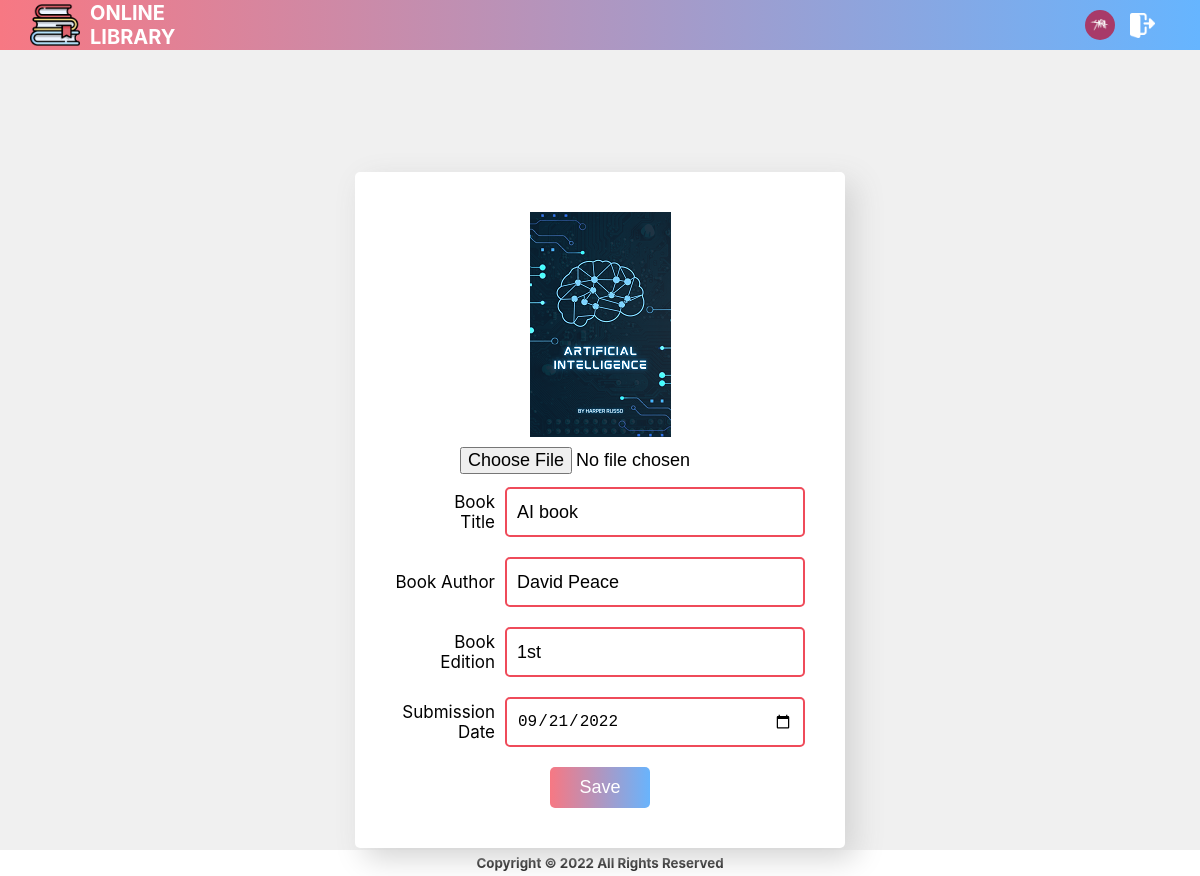
The page /edit.php?no=3 (signed in) on the database its author committed.
### tables this page shows
CREATE TABLE `users` (
  `id` int(11) NOT NULL,
  `name` varchar(200) NOT NULL,
  `email` varchar(255) DEFAULT NULL,
  `password` varchar(100) NOT NULL,
  `admin` tinyint(4) DEFAULT NULL,
  `avatar` varchar(255) DEFAULT 'undefined.jpg'
);

CREATE TABLE `books` (
  `no` int(11) NOT NULL,
  `title` varchar(255) DEFAULT NULL,
  `author` varchar(255) DEFAULT NULL,
  `edition` varchar(200) DEFAULT NULL,
  `submission_date` datetime DEFAULT current_timestamp(),
  `photo` varchar(255) DEFAULT NULL
);

### edit.php (the view, shortened to what this page needs)
<?php
    $conn = mysqli_connect('localhost', 'root', '', 'lib');
    $id  = filter_var($_SESSION['id']);;
    $q = "select * from users where id = ".$id." limit 1";
    $res = mysqli_query($conn, $q);
    $rowUser = mysqli_fetch_assoc($res);
    $no = filter_input(INPUT_GET, 'no', FILTER_SANITIZE_NUMBER_INT);
    $q = "select * from books where no = $no limit 1";
    $res = mysqli_query($conn, $q);
    $row = mysqli_fetch_assoc($res);
?>
<!DOCTYPE html>
<html lang="en">
<head>
    <link rel="stylesheet" href="css/layout.css">
    <link rel="stylesheet" href="css/form.css">
    <link rel="stylesheet" href="css/edit.css">
</head>
    <body>
        <header>
            <div class="logo-section">
                    <img class="logo"src="imgs/logo.png">
                    <span><a class="header-name" href="home.php">Online<br> Library</a></span>
            </div>
            <div class="upper-right-btns">
                <a class="profile" href="profileCard.php?id=<?=$rowUser['id']?>"><img class="profile-img"src="imgs/users/<?=$rowUser['avatar']?>"></a>
                <a class="logout" href="logout.php"><img alt="Logout" src="imgs/logout.png"></a>
            </div>
        </header>
        <div class="bg">
            <div class="card">
                <form method="post" enctype="multipart/form-data">
                        <img class="cover" src="<?=$row['photo']?>">
                        <div class="field">
                            <input type="file" name="cover"  value="<?=isset($row['photo'])?$row['photo'] : ''?>">
                        </div>
                        <div class="field">
                            <label for="title" >Book <br> Title</label>
                            <input type="text" name="title" required value="<?=isset($row['title'])? $row['title']:'';?>">
                        </div>
                        <br>
                        <div class="field">
                            <label for="author">Book Author</label>
                            <input type="text" name="author" required value="<?=isset($row['author'])?$row['author'] : ''?>">
                        </div>
                        <br>
                        <div class="field">
                            <label for="edition">Book Edition</label>
                            <input type="text" name="edition" required value="<?=isset($row['edition'])?$row['edition'] : ''?>">
                        </div>
                        <br>
                        <div class="field">
                            <label for="subdate">Submission<br> Date</label>
                            <input type="date" name="subdate" required value="<?=isset($row['submission_date'])?substr($row['submission_date'],0, 10) : ''?>">
                        </div>
                        <br>
                        <input type="submit" name="save"  class="submit" value="Save">
                </form>
            </div>
        </div>
        <footer>Copyright © <script type="text/javascript">let year = new Date().getFullYear(); document.write(year);</script> All Rights Reserved</footer>
    </body>
</html>

### css/layout.css (style rules this page uses)
body { font-family:"Inter", sans-serif; margin: 0; position: relative; }
.header-name { text-decoration: none; color: #fff; font-size: 20px; font-weight: bold; }
header { padding: 0 30px; display: flex; align-items: center; justify-content: space-between; text-transform: uppercase; position: sticky; top:0; background-color: #F24C4C; background-image: linear-gradient(to right, #f77883, #66b5ff); color: white; z-index: 2; }
.logo-section { display: flex; align-items: center; }
.logo { width: 50px; height: 50px; border-radius: 5px 5px 0px 0px; margin-right: 10px; }
.upper-right-btns { display: flex; align-items: center; }
.profile { display: flex; align-items: center; justify-content: center; width: 50px; height: 50px; border-radius: 50%; }
.profile-img { display: block; width: 30px; height: 30px; border-radius: 50%; }
.logout { display: flex; justify-content: center; align-items: center; width: 35px; height: 35px; border: none; border-radius: 5px; margin-right: 10px; }
.logout img { width: 25px; }
.bg { display: flex; justify-content: center; align-items: center; position: relative; height: 100vh; background-color: #f0f0f0; background-size: cover; background-repeat: no-repeat; background-position: center; background-attachment: fixed; }
footer { padding: 5px; text-align: center; font-size: smaller; font-weight: bolder; background-color: #fff; }

### css/form.css (style rules this page uses)
form { display: flex; flex-direction: column; align-items: center; height: fit-content; padding: 40px; background-color: #fff; border-radius: 5px; box-shadow: 10px 10px 30px lightgrey; }
.field { display: flex; align-items: center; }
label { display: inline-block; width: 100px; text-align: right; font-size: 17px; margin-right: 10px; }
input { box-sizing: border-box; width: 300px; padding: 10px; font-size: large; height:50px; border: 2px solid #ef4b5a; border-radius: 5px; }
input[type='file'] { border: none; }
.submit { width: 100px; background-image: linear-gradient(to right, #f77883 0%, #66b5ff 51%, #f77883 100%); background-size: 200% auto; transition: 0.6s; text-align: center; height: fit-content; border: none; color: #fff; }

### css/edit.css (style rules this page uses)
form { flex-direction: column; }
.card { position: relative; top: 60px; }

### rows shown on the page
users: avatar (picture)
books: photo (picture), title "AI book", author "David Peace", edition "1st", subdate "09/21/2022"
